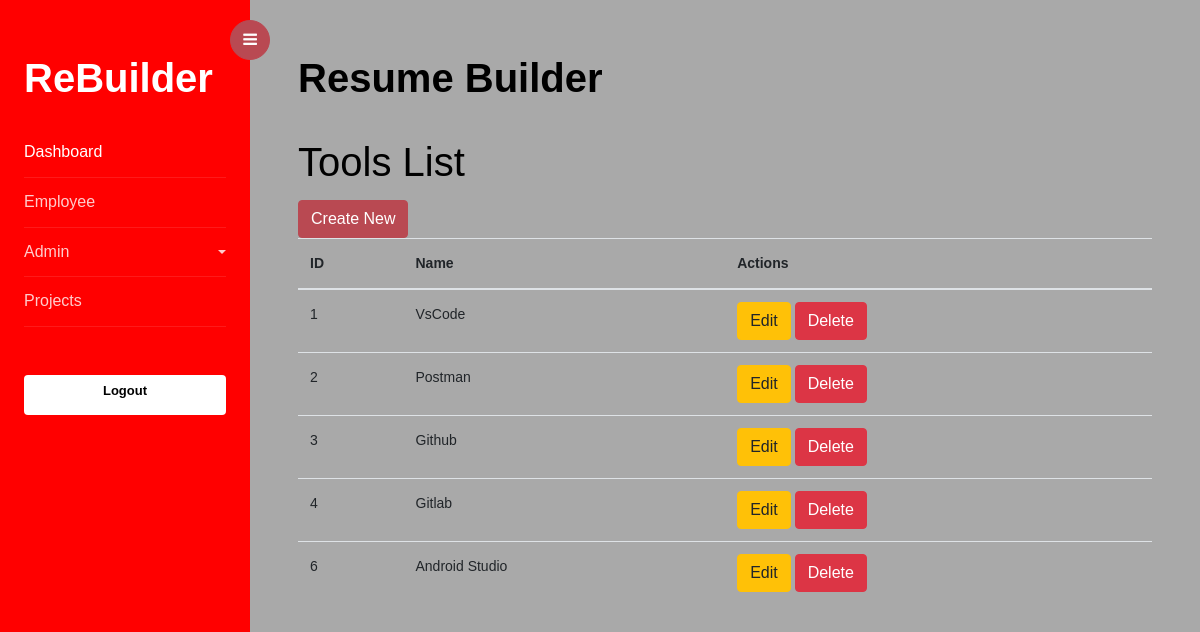
The page /tools-list on the database its author committed.
### resume/models.py (models this page shows, shortened)
class Tool(models.Model):
    name = models.CharField(max_length=100)
    flag = models.BooleanField(default=True)

### resume/views.py (the view)
# urls.py: path('tools-list', views.tools_list, name='tools_list'),
def tools_list(request):
    tools = Tool.objects.filter(flag=True)
    return render(request, 'tools_list.html', {'tools': tools})

### templates/tools_list.html (shortened to what this page needs)
{% extends 'home.html' %}
{% block content %}
  <h1>Tools List</h1>
  <div class="row">
    <div class="col-md-6">
      <a href="{% url 'create_tool' %}" class="btn btn-primary">Create New</a>
    </div>
  </div>
  <table class="table">
    <thead>
      <tr>
        <th>ID</th>
        <th>Name</th>
        <th>Actions</th>
      </tr>
    </thead>
    <tbody>
      {% for tool in tools %}
      <tr>
        <td>{{ tool.id }}</td>
        <td>{{ tool.name }}</td>
        <td>
          <a href="{% url 'edit_tool' tool.id %}" class="btn btn-warning">Edit</a>
          <form action="{% url 'delete_tool' tool.id %}" method="POST" class="d-inline">
            <button type="submit" class="btn btn-danger" onclick="return confirm('Are you sure?')">Delete</button>
          </form>
        </td>
      </tr>
      {% endfor %}
    </tbody>
  </table>
{% endblock %}

### rows shown on the page
Tool: id "1", name "VsCode"
Tool: id "2", name "Postman"
Tool: id "3", name "Github"
Tool: id "4", name "Gitlab"
Tool: id "6", name "Android Studio"
